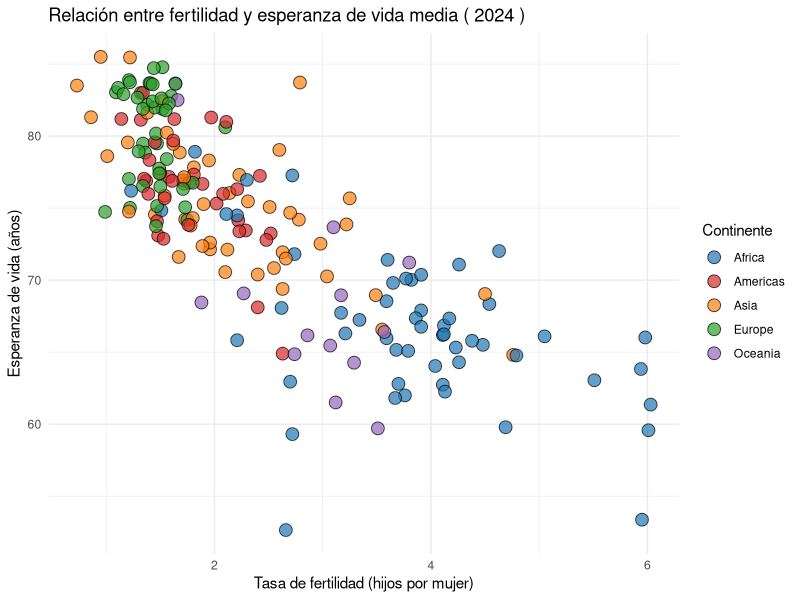
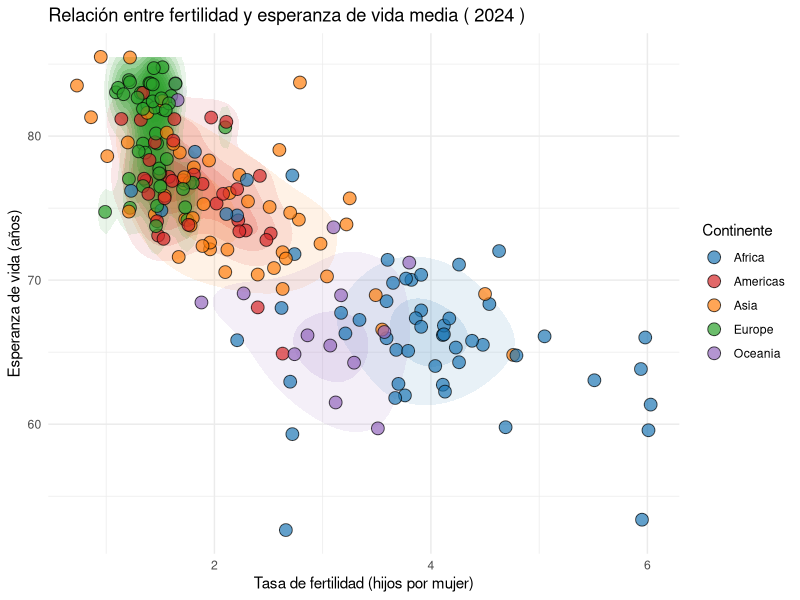

R code for these plots, in order:
## ---- chunk 1
# Función para aplicar formato europeo a números
format_euro <- function(x) {
  format(x, big.mark=".", decimal.mark=",", scientific=FALSE)
}
## ---- chunk 2
# Lista de paquetes.
pkg <- c(
  "readxl", "dplyr", "ggplot2", "knitr"
)

# Función para verificar e instalar paquetes.
install_load_pkgs <- function(pkg) {
  if(!require(pkg, character.only=TRUE)) {
    install.packages(pkg)
    library(pkg, character.only=TRUE)
  }
}

# Aplicar la función sin imprimir resultados.
invisible(lapply(pkg, install_load_pkgs))
## ---- chunk 3
# Cargar el dataset.
df <- read_excel("../datos/merged_df_final.xlsx")

# Filtrar el año más reciente.
latest_year <- max(df$Year, na.rm=TRUE)
df_latest <- df %>% filter(Year==latest_year)

# Crear tabla resumen por continente
summary_table <- df_latest %>%
  group_by(Continent) %>%
  summarise(
    Total_Population=sum(Population, na.rm=TRUE),
    Average_Fertility=round(mean(Babies, na.rm=TRUE), 2),
    Average_LifeExpectancy=round(mean(LifeExpectancy, na.rm=TRUE), 2),
    Number_of_Countries=n_distinct(Country)
  ) %>%
  mutate(across(where(is.numeric), format_euro))

# Mostrar tabla en el informe.
kable(summary_table, caption=paste("Indicadores demográficos por continente (", latest_year, ")"))

# Guardar resultados.
write.csv(summary_table, "summary_table.csv", row.names=FALSE)
## ---- chunk 4
# Crear gráfico de fertilidad vs esperanza de vida.
colores_continentes <- c(
  "Africa"="#1f77b4",
  "Asia"="#ff7f0e",
  "Europe"="#2ca02c",
  "Americas"="#d62728",
  "Oceania"="#9467bd"
)

ggplot(df_latest, aes(x=Babies, y=LifeExpectancy, fill=Continent)) +
  geom_point(shape=21, size=4, alpha=0.7, color="black", stroke=0.5) +
  scale_fill_manual(values=colores_continentes) +
  labs(
    title=paste("Relación entre fertilidad y esperanza de vida media (", latest_year, ")"),
    x="Tasa de fertilidad (hijos por mujer)",
    y=enc2utf8("Esperanza de vida (años)"),
    fill="Continente"
  ) +
  theme_minimal()
## ---- chunk 5
# Gráfico de densidad con colores por continente y sin leyenda gris
ggplot(df_latest, aes(x=Babies, y=LifeExpectancy)) +
  stat_density_2d(
    aes(fill=Continent, alpha=after_stat(level)),
    geom="polygon",
    show.legend=FALSE
  ) +
  geom_point(aes(fill=Continent), size=4, alpha=0.7, shape=21, color="black") +
  scale_fill_manual(values=colores_continentes) +
  scale_alpha_continuous(range=c(0.1, 0.5), guide="none") +
  labs(
    title=paste("Relación entre fertilidad y esperanza de vida media (", latest_year, ")"),
    x="Tasa de fertilidad (hijos por mujer)",
    y=enc2utf8("Esperanza de vida (años)"),
    fill="Continente"
  ) +
  theme_minimal()
